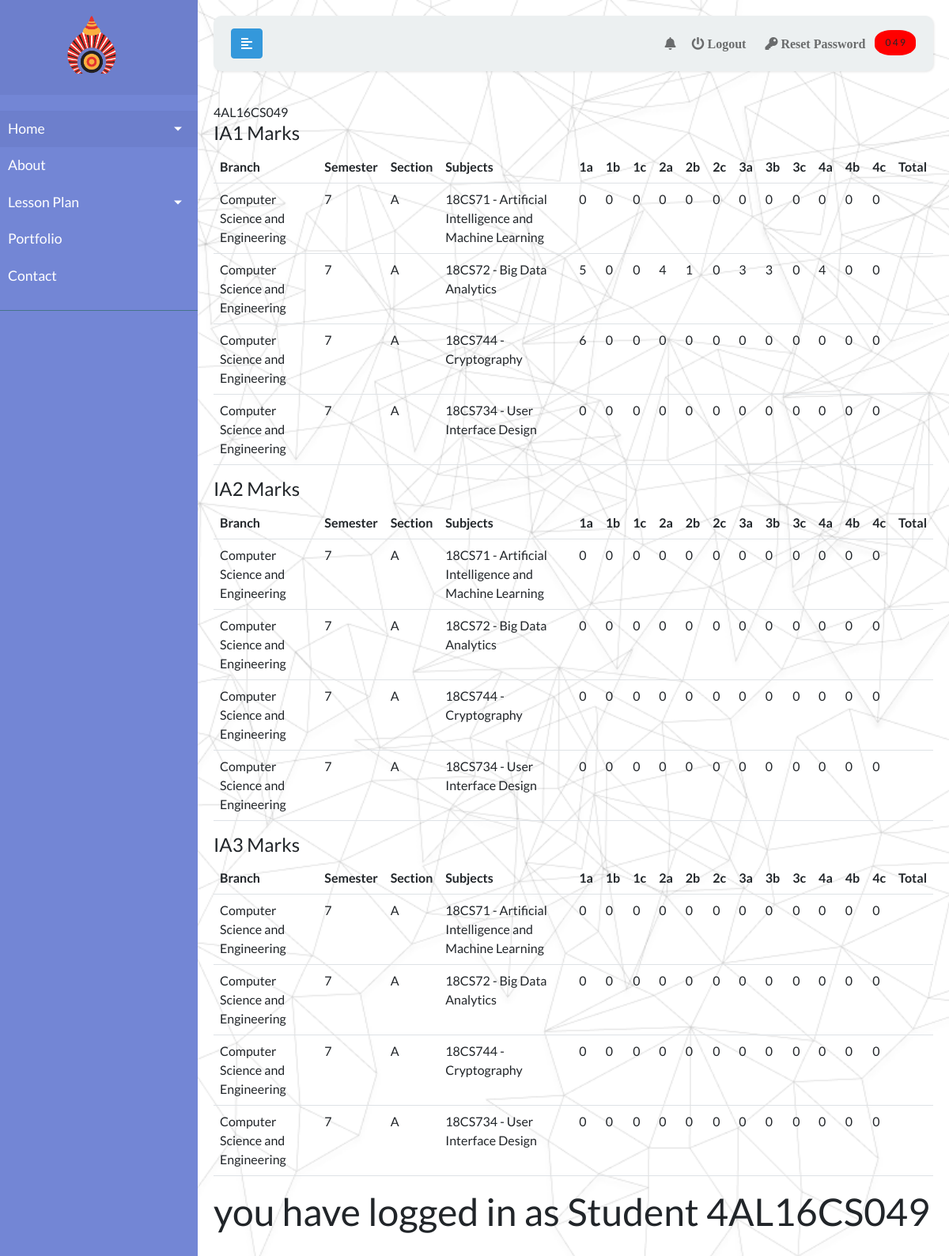
/student_login_view.php (signed in), run on the app's committed database.
### tables this page shows
CREATE TABLE `ia_marks1` (
  `adm_no` varchar(20) NOT NULL,
  `att` int(11) DEFAULT 1,
  `usn` varchar(30) NOT NULL,
  `name` varchar(60) NOT NULL,
  `branch` varchar(60) NOT NULL,
  `sem` varchar(30) NOT NULL,
  `sec` varchar(20) NOT NULL,
  `sub` varchar(1000) NOT NULL,
  `1a` int(11) NOT NULL,
  `1b` int(11) NOT NULL,
  `1c` int(11) NOT NULL,
  `2a` int(11) NOT NULL,
  `2b` int(11) NOT NULL,
  `2c` int(11) NOT NULL,
  `3a` int(11) NOT NULL,
  `3b` int(11) NOT NULL,
  `3c` int(11) NOT NULL,
  `4a` int(11) NOT NULL,
  `4b` int(11) NOT NULL,
  `4c` int(11) NOT NULL,
  `total1` int(11) NOT NULL
);

CREATE TABLE `ia_marks2` (
  `adm_no` varchar(20) NOT NULL,
  `att` int(11) DEFAULT 1,
  `usn` varchar(30) NOT NULL,
  `name` varchar(60) NOT NULL,
  `branch` varchar(60) NOT NULL,
  `sem` varchar(30) NOT NULL,
  `sec` varchar(20) NOT NULL,
  `sub` varchar(100) NOT NULL,
  `1a` int(11) NOT NULL,
  `1b` int(11) NOT NULL,
  `1c` int(11) NOT NULL,
  `2a` int(11) NOT NULL,
  `2b` int(11) NOT NULL,
  `2c` int(11) NOT NULL,
  `3a` int(11) NOT NULL,
  `3b` int(11) NOT NULL,
  `3c` int(11) NOT NULL,
  `4a` int(11) NOT NULL,
  `4b` int(11) NOT NULL,
  `4c` int(11) NOT NULL,
  `total2` int(11) NOT NULL
);

CREATE TABLE `ia_marks3` (
  `adm_no` varchar(20) NOT NULL,
  `att` int(11) DEFAULT 1,
  `usn` varchar(30) NOT NULL,
  `name` varchar(60) NOT NULL,
  `branch` varchar(60) NOT NULL,
  `sem` varchar(30) NOT NULL,
  `sec` varchar(20) NOT NULL,
  `sub` varchar(100) NOT NULL,
  `1a` int(11) NOT NULL,
  `1b` int(11) NOT NULL,
  `1c` int(11) NOT NULL,
  `2a` int(11) NOT NULL,
  `2b` int(11) NOT NULL,
  `2c` int(11) NOT NULL,
  `3a` int(11) NOT NULL,
  `3b` int(11) NOT NULL,
  `3c` int(11) NOT NULL,
  `4a` int(11) NOT NULL,
  `4b` int(11) NOT NULL,
  `4c` int(11) NOT NULL,
  `total3` int(11) NOT NULL
);

### student_login_view.php (the view, shortened to what the rows shown need)
<?php
require_once "./config.php";
$con=$link;
?>
<!DOCTYPE html>
<html lang="en">
<head>
    <link rel="stylesheet" href="https://maxcdn.bootstrapcdn.com/font-awesome/4.5.0/css/font-awesome.min.css">
    <link rel="stylesheet" href="https://cdnjs.cloudflare.com/ajax/libs/font-awesome/5.15.3/css/all.min.css" />
    <link rel="stylesheet" href="./asset/style/bootstrap.min.css">
    <link rel="stylesheet" href="asset/style/style_fac.css">
</head>
<body>
    <div class="wrapper">
        <div id="content">
            <div>
                <table class="table table-responsive">
                    <tbody>
                        <tr>
                            <th>Branch</th>
                            <th>Semester</th>
                            <th>Section</th>
                            <th>Subjects</th>
                            <th>1a</th>
                            <th>1b</th>
                            <th>1c</th>
                            <th>2a</th>
                            <th>2b</th>
                            <th>2c</th>
                            <th>3a</th>
                            <th>3b</th>
                            <th>3c</th>
                            <th>4a</th>
                            <th>4b</th>
                            <th>4c</th>
                            <th>Total</th>
                        </tr>
                        <?php
                            $usn = $_SESSION["username"];
                            $que = "select * from ia_marks1 where usn=\"$usn\"";
                            $result = $con->query($que);
                            foreach ($result as $row) {
                        ?>
                                <tr>
                                    <td>
                                        <?php echo $row["branch"] ?>
                                    </td>
                                    <td>
                                        <?php echo $row["sem"] ?>
                                    </td>
                                    <td>
                                        <?php echo $row["sec"] ?>
                                    </td>
                                    <td>
                                        <?php echo $row["sub"] ?>
                                    </td>
                                    <td>
                                        <?php echo $row["1a"] ?>
                                    </td>
                                    <td>
                                        <?php echo $row["1b"] ?>
                                    </td>
                                    <td>
                                        <?php echo $row["1c"] ?>
                                    </td>
                                    <td>
                                        <?php echo $row["2a"] ?>
                                    </td>
                                    <td>
                                        <?php echo $row["2b"] ?>
                                    </td>
                                    <td>
                                        <?php echo $row["2c"] ?>
                                    </td>
                                    <td>
                                        <?php echo $row["3a"] ?>
                                    </td>
                                    <td>
                                        <?php echo $row["3b"] ?>
                                    </td>
                                    <td>
                                        <?php echo $row["3c"] ?>
                                    </td>
                                    <td>
                                        <?php echo $row["4a"] ?>
                                    </td>
                                    <td>
                                        <?php echo $row["4b"] ?>
                                    </td>
                                    <td>
                                        <?php echo $row["4c"] ?>
                                    </td>
                                    <td>
                                    </td>
                                </tr>
                        <?php
                            }
                         ?>
                    </tbody>
                </table>
                <table class="table table-responsive">
                    <tbody>
                        <tr>
                            <th>Branch</th>
                            <th>Semester</th>
                            <th>Section</th>
                            <th>Subjects</th>
                            <th>1a</th>
                            <th>1b</th>
                            <th>1c</th>
                            <th>2a</th>
                            <th>2b</th>
                            <th>2c</th>
                            <th>3a</th>
                            <th>3b</th>
                            <th>3c</th>
                            <th>4a</th>
                            <th>4b</th>
                            <th>4c</th>
                            <th>Total</th>
                        </tr>
                        <?php
                        $con = mysqli_connect("localhost", "root", "", "erp_alvas");
                        if (mysqli_connect_error()) {
                            echo "error";
                        } else {
                            $usn = $_SESSION["username"];
                            $que = "select * from ia_marks2 where usn=\"$usn\"";
                            $result = $con->query($que);
                            foreach ($result as $row) {
                        ?>
                                <tr>
                                    <td>
                                        <?php echo $row["branch"] ?>
                                    </td>
                                    <td>
                                        <?php echo $row["sem"] ?>
                                    </td>
                                    <td>
                                        <?php echo $row["sec"] ?>
                                    </td>
                                    <td>
                                        <?php echo $row["sub"] ?>
                                    </td>
                                    <td>
                                        <?php echo $row["1a"] ?>
                                    </td>
                                    <td>
                                        <?php echo $row["1b"] ?>
                                    </td>
                                    <td>
                                        <?php echo $row["1c"] ?>
                                    </td>
                                    <td>
                                        <?php echo $row["2a"] ?>
                                    </td>
                                    <td>
                                        <?php echo $row["2b"] ?>
                                    </td>
                                    <td>
                                        <?php echo $row["2c"] ?>
                                    </td>
                                    <td>
                                        <?php echo $row["3a"] ?>
                                    </td>
                                    <td>
                                        <?php echo $row["3b"] ?>
                                    </td>
                                    <td>
                                        <?php echo $row["3c"] ?>
                                    </td>
                                    <td>
                                        <?php echo $row["4a"] ?>
                                    </td>
                                    <td>
                                        <?php echo $row["4b"] ?>
                                    </td>
                                    <td>
                                        <?php echo $row["4c"] ?>
                                    </td>
                                    <td>
                                    </td>
                                </tr>
                        <?php
                            }
                        } ?>
                    </tbody>
                </table>
                <table class="table table-responsive">
                    <tbody>
                        <tr>
                            <th>Branch</th>
                            <th>Semester</th>
                            <th>Section</th>
                            <th>Subjects</th>
                            <th>1a</th>
                            <th>1b</th>
                            <th>1c</th>
                            <th>2a</th>
                            <th>2b</th>
                            <th>2c</th>
                            <th>3a</th>
                            <th>3b</th>
                            <th>3c</th>
                            <th>4a</th>
                            <th>4b</th>
                            <th>4c</th>
                            <th>Total</th>
                        </tr>
                        <?php
                        $con = mysqli_connect("localhost", "root", "", "erp_alvas");
                        if (mysqli_connect_error()) {
                            echo "error";
                        } else {
                            $usn = $_SESSION["username"];
                            $que = "select * from ia_marks3 where usn=\"$usn\"";
                            $result = $con->query($que);
                            foreach ($result as $row) {
                        ?>
                                <tr>
                                    <td>
                                        <?php echo $row["branch"] ?>
                                    </td>
                                    <td>
                                        <?php echo $row["sem"] ?>
                                    </td>
                                    <td>
                                        <?php echo $row["sec"] ?>
                                    </td>
                                    <td>
                                        <?php echo $row["sub"] ?>
                                    </td>
                                    <td>
                                        <?php echo $row["1a"] ?>
                                    </td>
                                    <td>
                                        <?php echo $row["1b"] ?>
                                    </td>
                                    <td>
                                        <?php echo $row["1c"] ?>
                                    </td>
                                    <td>
                                        <?php echo $row["2a"] ?>
                                    </td>
                                    <td>
                                        <?php echo $row["2b"] ?>
                                    </td>
                                    <td>
                                        <?php echo $row["2c"] ?>
                                    </td>
                                    <td>
                                        <?php echo $row["3a"] ?>
                                    </td>
                                    <td>
                                        <?php echo $row["3b"] ?>
                                    </td>
                                    <td>
                                        <?php echo $row["3c"] ?>
                                    </td>
                                    <td>
                                        <?php echo $row["4a"] ?>
                                    </td>
                                    <td>
                                        <?php echo $row["4b"] ?>
                                    </td>
                                    <td>
                                        <?php echo $row["4c"] ?>
                                    </td>
                                    <td>
                                    </td>
                                </tr>
                        <?php
                            }
                        } ?>
                    </tbody>
                </table>
                <h1>you have logged in as Student <?php echo $_SESSION["username"] ?></h1>
            </div>
        </div>
    </div>
</body>
</html>

### data on the page
ia_marks1: branch "Computer Science and Engineering", sem "7", sec "A", sub "18CS71 - Artificial Intelligence and Machine Learning", 1a "0", 1b "0", 1c "0", 2a "0", 2b "0", 2c "0", 3a "0", 3b "0", 3c "0", 4a "0", 4b "0", 4c "0"
ia_marks1: branch "Computer Science and Engineering", sem "7", sec "A", sub "18CS72 - Big Data Analytics", 1a "5", 1b "0", 1c "0", 2a "4", 2b "1", 2c "0", 3a "3", 3b "3", 3c "0", 4a "4", 4b "0", 4c "0"
ia_marks1: branch "Computer Science and Engineering", sem "7", sec "A", sub "18CS744 - Cryptography", 1a "6", 1b "0", 1c "0", 2a "0", 2b "0", 2c "0", 3a "0", 3b "0", 3c "0", 4a "0", 4b "0", 4c "0"
ia_marks1: branch "Computer Science and Engineering", sem "7", sec "A", sub "18CS734 - User Interface Design", 1a "0", 1b "0", 1c "0", 2a "0", 2b "0", 2c "0", 3a "0", 3b "0", 3c "0", 4a "0", 4b "0", 4c "0"
ia_marks2: branch "Computer Science and Engineering", sem "7", sec "A", sub "18CS71 - Artificial Intelligence and Machine Learning", 1a "0", 1b "0", 1c "0", 2a "0", 2b "0", 2c "0", 3a "0", 3b "0", 3c "0", 4a "0", 4b "0", 4c "0"
ia_marks2: branch "Computer Science and Engineering", sem "7", sec "A", sub "18CS72 - Big Data Analytics", 1a "0", 1b "0", 1c "0", 2a "0", 2b "0", 2c "0", 3a "0", 3b "0", 3c "0", 4a "0", 4b "0", 4c "0"
ia_marks2: branch "Computer Science and Engineering", sem "7", sec "A", sub "18CS744 - Cryptography", 1a "0", 1b "0", 1c "0", 2a "0", 2b "0", 2c "0", 3a "0", 3b "0", 3c "0", 4a "0", 4b "0", 4c "0"
ia_marks2: branch "Computer Science and Engineering", sem "7", sec "A", sub "18CS734 - User Interface Design", 1a "0", 1b "0", 1c "0", 2a "0", 2b "0", 2c "0", 3a "0", 3b "0", 3c "0", 4a "0", 4b "0", 4c "0"
ia_marks3: branch "Computer Science and Engineering", sem "7", sec "A", sub "18CS71 - Artificial Intelligence and Machine Learning", 1a "0", 1b "0", 1c "0", 2a "0", 2b "0", 2c "0", 3a "0", 3b "0", 3c "0", 4a "0", 4b "0", 4c "0"
ia_marks3: branch "Computer Science and Engineering", sem "7", sec "A", sub "18CS72 - Big Data Analytics", 1a "0", 1b "0", 1c "0", 2a "0", 2b "0", 2c "0", 3a "0", 3b "0", 3c "0", 4a "0", 4b "0", 4c "0"
ia_marks3: branch "Computer Science and Engineering", sem "7", sec "A", sub "18CS744 - Cryptography", 1a "0", 1b "0", 1c "0", 2a "0", 2b "0", 2c "0", 3a "0", 3b "0", 3c "0", 4a "0", 4b "0", 4c "0"
ia_marks3: branch "Computer Science and Engineering", sem "7", sec "A", sub "18CS734 - User Interface Design", 1a "0", 1b "0", 1c "0", 2a "0", 2b "0", 2c "0", 3a "0", 3b "0", 3c "0", 4a "0", 4b "0", 4c "0"

### other printed values
$_SESSION["username"][-3] "0"
$_SESSION["username"][-2] "4"
$_SESSION["username"][-1] "9"
$_SESSION["username"] "4AL16CS049"
